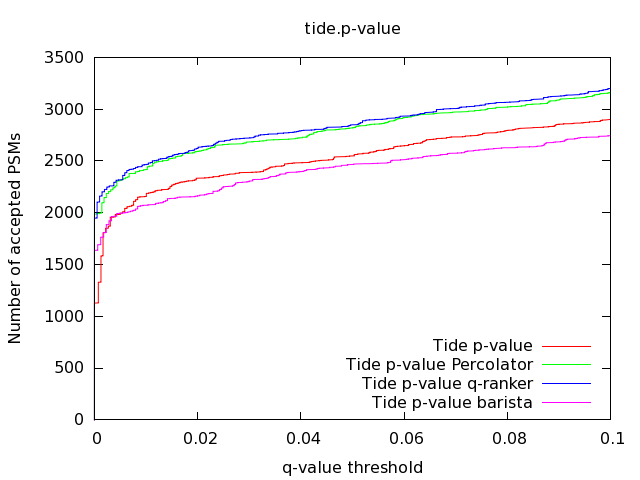

The gnuplot source for this figure:
set output "/dev/null"
set terminal png
set title "tide.p-value"
set xlabel "q-value threshold"
set ylabel "Number of accepted PSMs"
set xrange [0:0.1]
set key bottom right
plot "tide-p-value/tide-search.q.txt" using 1:0 title "Tide p-value" with lines lw 1
replot "tide-p-value/tide-search.percolator.q.txt" using 1:0 title "Tide p-value Percolator" with lines lw 1
replot "tide-p-value/tide-search.q-ranker.q.txt" using 1:0 title "Tide p-value q-ranker" with lines lw 1
replot "tide-p-value/tide-search.barista.q.txt" using 1:0 title "Tide p-value barista" with lines lw 1
set output
replot
